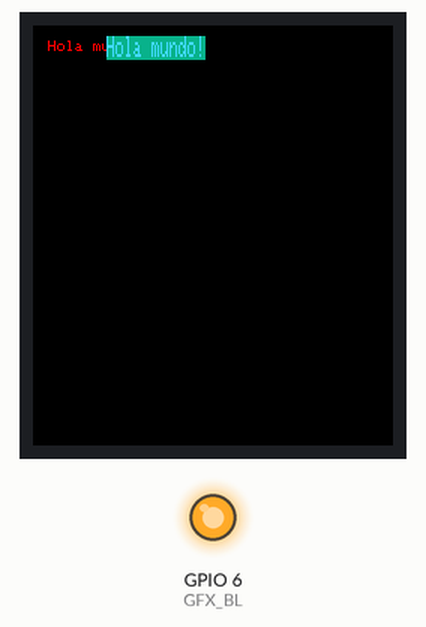
Recording of a sketch running on a simulated ESP32-C6. Parts: 240×280 colour display, output pins drawn as LEDs (lit = HIGH). Random numbers use the default seed unless the sketch sets one; what the sketch prints to the serial monitor is not drawn.

Above: at 5.2 s.
At 8.2 s:
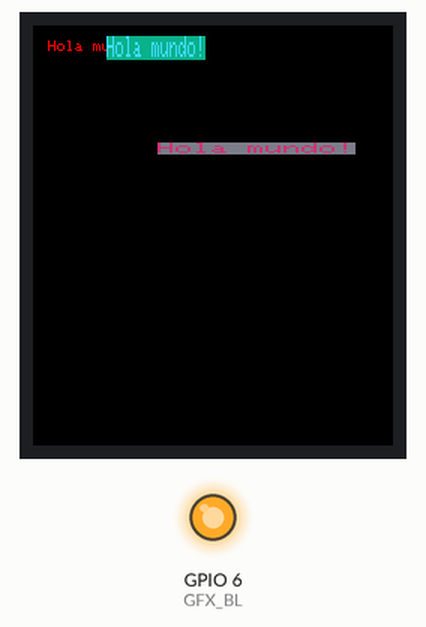
At 11.3 s:
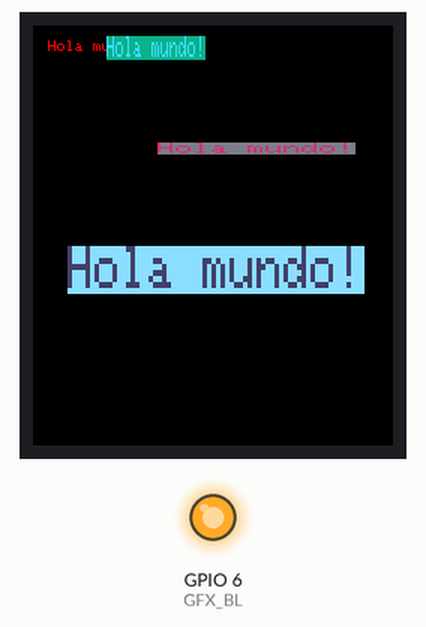
At 20.3 s:
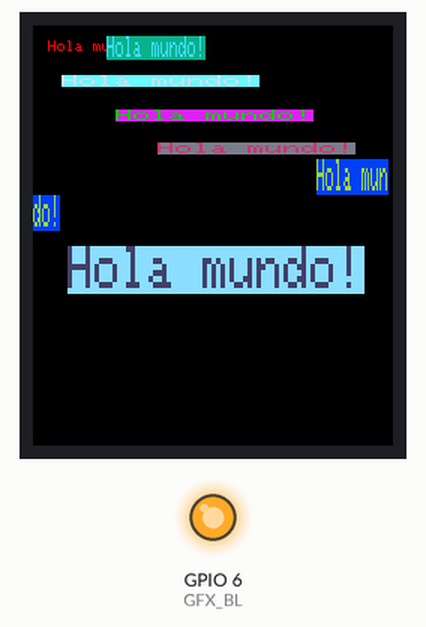
At 29.3 s:
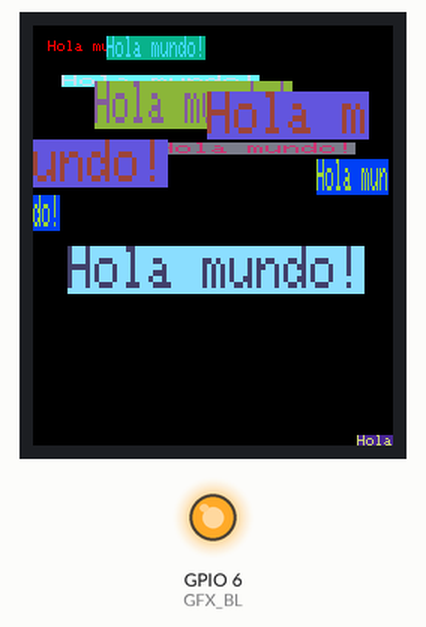
At 38.3 s:
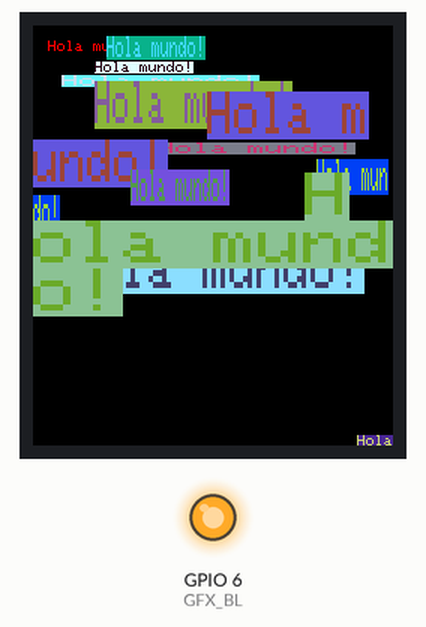

The sketch:

GFX_Helloworld.ino
```cpp
#include <Arduino_GFX_Library.h>

#define LCD_SCK   1
#define LCD_DIN   2
#define LCD_CS    5
#define LCD_DC    3
#define LCD_RST   4
#define LCD_BL    6

#define GFX_BL LCD_BL

Arduino_DataBus *bus = new Arduino_HWSPI(LCD_DC, LCD_CS, LCD_SCK, LCD_DIN);
Arduino_GFX *gfx = new Arduino_ST7789(
  bus, LCD_RST, 0 /* rotation */, true /* IPS */,
  240 /* width */, 280 /* height */,
  0 /* col offset 1 */, 20 /* row offset 1 */,
  0 /* col offset 2 */, 20 /* row offset 2 */);

void setup(void)
{
#ifdef DEV_DEVICE_INIT
  DEV_DEVICE_INIT();
#endif

  Serial.begin(115200);
  // Serial.setDebugOutput(true);
  // while(!Serial);
  Serial.println("Arduino_GFX Hello World example");

  // Init Display
  if (!gfx->begin())
  {
    Serial.println("gfx->begin() failed!");
  }
  gfx->fillScreen(RGB565_BLACK);

#ifdef GFX_BL
  pinMode(GFX_BL, OUTPUT);
  digitalWrite(GFX_BL, HIGH);
#endif

  gfx->setCursor(10, 10);
  gfx->setTextColor(RGB565_RED);
  gfx->println("Hola mundo!");

  delay(5000); // 5 seconds
}

void loop()
{
  gfx->setCursor(random(gfx->width()), random(gfx->height()));
  gfx->setTextColor(random(0xffff), random(0xffff));
  gfx->setTextSize(random(6) /* x scale */, random(6) /* y scale */, random(2) /* pixel_margin */);
  gfx->println("Hola mundo!");

  delay(3000); // 1 second
}
```

Measured:
- what the display in image 0 shows lasts 3.0 s, from 5.2 s to 8.2 s
